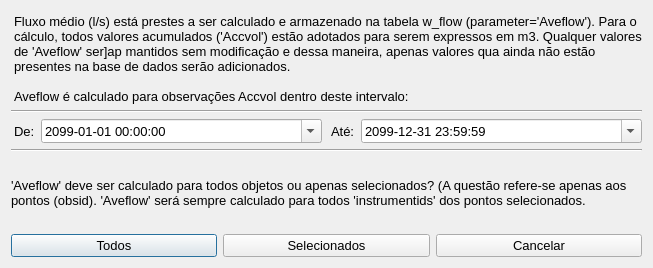
<?xml version="1.0" encoding="UTF-8"?>
<ui version="4.0">
 <class>Dialog</class>
 <widget class="QDialog" name="Dialog">
  <property name="windowModality">
   <enum>Qt::NonModal</enum>
  </property>
  <property name="enabled">
   <bool>true</bool>
  </property>
  <property name="geometry">
   <rect>
    <x>0</x>
    <y>0</y>
    <width>493</width>
    <height>268</height>
   </rect>
  </property>
  <property name="sizePolicy">
   <sizepolicy hsizetype="MinimumExpanding" vsizetype="MinimumExpanding">
    <horstretch>0</horstretch>
    <verstretch>0</verstretch>
   </sizepolicy>
  </property>
  <property name="minimumSize">
   <size>
    <width>0</width>
    <height>0</height>
   </size>
  </property>
  <property name="maximumSize">
   <size>
    <width>16777215</width>
    <height>16777215</height>
   </size>
  </property>
  <property name="windowTitle">
   <string>Dialog</string>
  </property>
  <property name="modal">
   <bool>false</bool>
  </property>
  <layout class="QVBoxLayout" name="verticalLayout_2">
   <item>
    <layout class="QVBoxLayout" name="verticalLayout">
     <item>
      <widget class="QLabel" name="Instructions">
       <property name="sizePolicy">
        <sizepolicy hsizetype="MinimumExpanding" vsizetype="Preferred">
         <horstretch>0</horstretch>
         <verstretch>0</verstretch>
        </sizepolicy>
       </property>
       <property name="minimumSize">
        <size>
         <width>0</width>
         <height>0</height>
        </size>
       </property>
       <property name="font">
        <font>
         <family>Arial</family>
         <pointsize>10</pointsize>
         <weight>50</weight>
         <bold>false</bold>
         <kerning>true</kerning>
        </font>
       </property>
       <property name="text">
        <string>Fluxo médio (l/s) está prestes a ser calculado e armazenado na tabela w_flow (parameter='Aveflow'). Para o cálculo, todos valores acumulados ('Accvol') estão adotados para serem expressos em m3. Qualquer valores de 'Aveflow' ser]ap mantidos sem modificação e dessa maneira, apenas valores qua ainda não estão presentes na base de dados serão adicionados.

Aveflow é calculado para observações Accvol dentro deste intervalo:</string>
       </property>
       <property name="alignment">
        <set>Qt::AlignLeading|Qt::AlignLeft|Qt::AlignTop</set>
       </property>
       <property name="wordWrap">
        <bool>true</bool>
       </property>
       <property name="indent">
        <number>3</number>
       </property>
      </widget>
     </item>
     <item>
      <widget class="Line" name="line">
       <property name="sizePolicy">
        <sizepolicy hsizetype="Expanding" vsizetype="Fixed">
         <horstretch>0</horstretch>
         <verstretch>0</verstretch>
        </sizepolicy>
       </property>
       <property name="minimumSize">
        <size>
         <width>0</width>
         <height>0</height>
        </size>
       </property>
       <property name="font">
        <font>
         <family>Arial</family>
        </font>
       </property>
       <property name="orientation">
        <enum>Qt::Horizontal</enum>
       </property>
      </widget>
     </item>
     <item>
      <layout class="QHBoxLayout" name="horizontalLayout">
       <item>
        <widget class="QLabel" name="label_2">
         <property name="sizePolicy">
          <sizepolicy hsizetype="Preferred" vsizetype="Preferred">
           <horstretch>0</horstretch>
           <verstretch>0</verstretch>
          </sizepolicy>
         </property>
         <property name="minimumSize">
          <size>
           <width>0</width>
           <height>0</height>
          </size>
         </property>
         <property name="font">
          <font>
           <family>Arial</family>
           <pointsize>10</pointsize>
          </font>
         </property>
         <property name="text">
          <string>De:</string>
         </property>
         <property name="alignment">
          <set>Qt::AlignLeading|Qt::AlignLeft|Qt::AlignVCenter</set>
         </property>
         <property name="indent">
          <number>3</number>
         </property>
        </widget>
       </item>
       <item>
        <widget class="QDateTimeEdit" name="FromDateTime">
         <property name="sizePolicy">
          <sizepolicy hsizetype="MinimumExpanding" vsizetype="Fixed">
           <horstretch>0</horstretch>
           <verstretch>0</verstretch>
          </sizepolicy>
         </property>
         <property name="minimumSize">
          <size>
           <width>0</width>
           <height>0</height>
          </size>
         </property>
         <property name="font">
          <font>
           <family>Arial</family>
           <pointsize>10</pointsize>
          </font>
         </property>
         <property name="wrapping">
          <bool>false</bool>
         </property>
         <property name="frame">
          <bool>true</bool>
         </property>
         <property name="specialValueText">
          <string/>
         </property>
         <property name="keyboardTracking">
          <bool>true</bool>
         </property>
         <property name="dateTime">
          <datetime>
           <hour>0</hour>
           <minute>0</minute>
           <second>0</second>
           <year>2099</year>
           <month>1</month>
           <day>1</day>
          </datetime>
         </property>
         <property name="date">
          <date>
           <year>2099</year>
           <month>1</month>
           <day>1</day>
          </date>
         </property>
         <property name="displayFormat">
          <string>yyyy-MM-dd HH:mm:ss</string>
         </property>
         <property name="calendarPopup">
          <bool>true</bool>
         </property>
        </widget>
       </item>
       <item>
        <widget class="QLabel" name="label_3">
         <property name="sizePolicy">
          <sizepolicy hsizetype="Preferred" vsizetype="Preferred">
           <horstretch>0</horstretch>
           <verstretch>0</verstretch>
          </sizepolicy>
         </property>
         <property name="minimumSize">
          <size>
           <width>0</width>
           <height>0</height>
          </size>
         </property>
         <property name="font">
          <font>
           <family>Arial</family>
           <pointsize>10</pointsize>
          </font>
         </property>
         <property name="text">
          <string>Até:</string>
         </property>
         <property name="alignment">
          <set>Qt::AlignLeading|Qt::AlignLeft|Qt::AlignVCenter</set>
         </property>
         <property name="indent">
          <number>3</number>
         </property>
        </widget>
       </item>
       <item>
        <widget class="QDateTimeEdit" name="ToDateTime">
         <property name="sizePolicy">
          <sizepolicy hsizetype="Expanding" vsizetype="Fixed">
           <horstretch>0</horstretch>
           <verstretch>0</verstretch>
          </sizepolicy>
         </property>
         <property name="minimumSize">
          <size>
           <width>0</width>
           <height>0</height>
          </size>
         </property>
         <property name="font">
          <font>
           <family>Arial</family>
           <pointsize>10</pointsize>
          </font>
         </property>
         <property name="wrapping">
          <bool>false</bool>
         </property>
         <property name="frame">
          <bool>true</bool>
         </property>
         <property name="specialValueText">
          <string/>
         </property>
         <property name="keyboardTracking">
          <bool>true</bool>
         </property>
         <property name="dateTime">
          <datetime>
           <hour>23</hour>
           <minute>59</minute>
           <second>59</second>
           <year>2099</year>
           <month>12</month>
           <day>31</day>
          </datetime>
         </property>
         <property name="displayFormat">
          <string>yyyy-MM-dd HH:mm:ss</string>
         </property>
         <property name="calendarPopup">
          <bool>true</bool>
         </property>
        </widget>
       </item>
      </layout>
     </item>
     <item>
      <widget class="Line" name="line_2">
       <property name="sizePolicy">
        <sizepolicy hsizetype="Expanding" vsizetype="Fixed">
         <horstretch>0</horstretch>
         <verstretch>0</verstretch>
        </sizepolicy>
       </property>
       <property name="minimumSize">
        <size>
         <width>0</width>
         <height>0</height>
        </size>
       </property>
       <property name="font">
        <font>
         <family>Arial</family>
        </font>
       </property>
       <property name="orientation">
        <enum>Qt::Horizontal</enum>
       </property>
      </widget>
     </item>
     <item>
      <widget class="QLabel" name="label">
       <property name="sizePolicy">
        <sizepolicy hsizetype="MinimumExpanding" vsizetype="Preferred">
         <horstretch>0</horstretch>
         <verstretch>0</verstretch>
        </sizepolicy>
       </property>
       <property name="minimumSize">
        <size>
         <width>0</width>
         <height>0</height>
        </size>
       </property>
       <property name="font">
        <font>
         <family>Arial</family>
         <pointsize>10</pointsize>
        </font>
       </property>
       <property name="text">
        <string>'Aveflow' deve ser calculado para todos objetos ou apenas selecionados? (A questão refere-se apenas aos pontos (obsid). 'Aveflow' será sempre calculado para todos 'instrumentids' dos pontos selecionados.</string>
       </property>
       <property name="wordWrap">
        <bool>true</bool>
       </property>
      </widget>
     </item>
     <item>
      <layout class="QHBoxLayout" name="horizontalLayout_2">
       <item>
        <widget class="QPushButton" name="pushButton_All">
         <property name="sizePolicy">
          <sizepolicy hsizetype="Preferred" vsizetype="Fixed">
           <horstretch>0</horstretch>
           <verstretch>0</verstretch>
          </sizepolicy>
         </property>
         <property name="minimumSize">
          <size>
           <width>0</width>
           <height>0</height>
          </size>
         </property>
         <property name="font">
          <font>
           <family>Arial</family>
           <pointsize>10</pointsize>
          </font>
         </property>
         <property name="text">
          <string>Todos</string>
         </property>
        </widget>
       </item>
       <item>
        <widget class="QPushButton" name="pushButton_Selected">
         <property name="sizePolicy">
          <sizepolicy hsizetype="Preferred" vsizetype="Fixed">
           <horstretch>0</horstretch>
           <verstretch>0</verstretch>
          </sizepolicy>
         </property>
         <property name="minimumSize">
          <size>
           <width>0</width>
           <height>0</height>
          </size>
         </property>
         <property name="font">
          <font>
           <family>Arial</family>
           <pointsize>10</pointsize>
          </font>
         </property>
         <property name="text">
          <string>Selecionados</string>
         </property>
        </widget>
       </item>
       <item>
        <widget class="QPushButton" name="pushButton_Cancel">
         <property name="sizePolicy">
          <sizepolicy hsizetype="Preferred" vsizetype="Fixed">
           <horstretch>0</horstretch>
           <verstretch>0</verstretch>
          </sizepolicy>
         </property>
         <property name="minimumSize">
          <size>
           <width>0</width>
           <height>0</height>
          </size>
         </property>
         <property name="font">
          <font>
           <family>Arial</family>
           <pointsize>10</pointsize>
          </font>
         </property>
         <property name="text">
          <string>Cancelar</string>
         </property>
        </widget>
       </item>
      </layout>
     </item>
    </layout>
   </item>
  </layout>
 </widget>
 <resources/>
 <connections/>
</ui>
